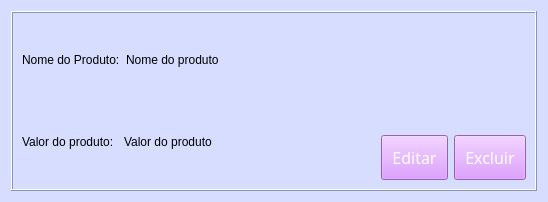
<?xml version="1.0" encoding="UTF-8"?>
<ui version="4.0">
 <class>Form</class>
 <widget class="QWidget" name="Form">
  <property name="geometry">
   <rect>
    <x>0</x>
    <y>0</y>
    <width>548</width>
    <height>202</height>
   </rect>
  </property>
  <property name="windowTitle">
   <string>Form</string>
  </property>
  <property name="styleSheet">
   <string notr="true">background-color: rgb(215, 221, 255);</string>
  </property>
  <layout class="QHBoxLayout" name="horizontalLayout_5">
   <item>
    <widget class="QFrame" name="frame">
     <property name="frameShape">
      <enum>QFrame::Box</enum>
     </property>
     <property name="frameShadow">
      <enum>QFrame::Raised</enum>
     </property>
     <layout class="QVBoxLayout" name="verticalLayout_3">
      <item>
       <layout class="QHBoxLayout" name="horizontalLayout_4">
        <item>
         <layout class="QHBoxLayout" name="horizontalLayout_3">
          <item>
           <layout class="QVBoxLayout" name="verticalLayout_2">
            <item>
             <layout class="QHBoxLayout" name="horizontalLayout">
              <item>
               <widget class="QLabel" name="label_2">
                <property name="text">
                 <string>Nome do Produto:</string>
                </property>
               </widget>
              </item>
              <item>
               <widget class="QLabel" name="label_nome">
                <property name="text">
                 <string>Nome do produto</string>
                </property>
               </widget>
              </item>
             </layout>
            </item>
            <item>
             <layout class="QHBoxLayout" name="horizontalLayout_2">
              <item>
               <widget class="QLabel" name="label_3">
                <property name="text">
                 <string>Valor do produto:</string>
                </property>
               </widget>
              </item>
              <item>
               <widget class="QLabel" name="label_valor">
                <property name="text">
                 <string>Valor do produto</string>
                </property>
               </widget>
              </item>
             </layout>
            </item>
           </layout>
          </item>
         </layout>
        </item>
        <item>
         <layout class="QVBoxLayout" name="verticalLayout">
          <item>
           <spacer name="verticalSpacer">
            <property name="orientation">
             <enum>Qt::Vertical</enum>
            </property>
            <property name="sizeHint" stdset="0">
             <size>
              <width>20</width>
              <height>40</height>
             </size>
            </property>
           </spacer>
          </item>
          <item>
           <layout class="QHBoxLayout" name="horizontalLayout_6">
            <item>
             <spacer name="horizontalSpacer">
              <property name="orientation">
               <enum>Qt::Horizontal</enum>
              </property>
              <property name="sizeHint" stdset="0">
               <size>
                <width>40</width>
                <height>20</height>
               </size>
              </property>
             </spacer>
            </item>
            <item>
             <widget class="QPushButton" name="editar_btn">
              <property name="font">
               <font>
                <family>Impact</family>
                <pointsize>12</pointsize>
               </font>
              </property>
              <property name="styleSheet">
               <string notr="true">background-color: rgb(214, 131, 255);
color: rgb(255, 255, 255);
padding: 10px;
</string>
              </property>
              <property name="text">
               <string>Editar</string>
              </property>
             </widget>
            </item>
            <item>
             <widget class="QPushButton" name="excluir_btn">
              <property name="font">
               <font>
                <family>Impact</family>
                <pointsize>12</pointsize>
               </font>
              </property>
              <property name="styleSheet">
               <string notr="true">background-color: rgb(214, 131, 255);
color: rgb(255, 255, 255);
padding: 10px;
</string>
              </property>
              <property name="text">
               <string>Excluir</string>
              </property>
             </widget>
            </item>
           </layout>
          </item>
         </layout>
        </item>
       </layout>
      </item>
     </layout>
    </widget>
   </item>
  </layout>
 </widget>
 <resources/>
 <connections/>
</ui>
